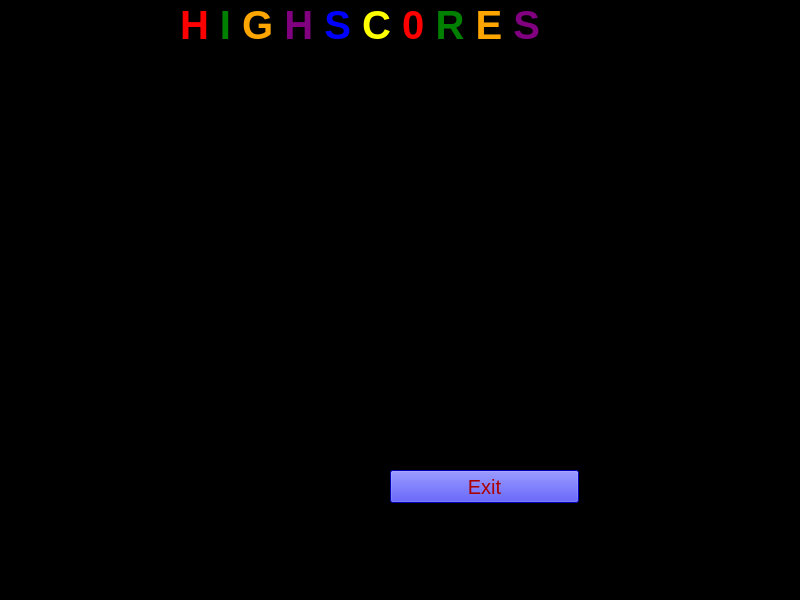
<?xml version="1.0" encoding="UTF-8"?>
<ui version="4.0">
 <class>Highscoreausgabe</class>
 <widget class="QMainWindow" name="Highscoreausgabe">
  <property name="geometry">
   <rect>
    <x>0</x>
    <y>0</y>
    <width>800</width>
    <height>600</height>
   </rect>
  </property>
  <property name="windowTitle">
   <string>MainWindow</string>
  </property>
  <property name="styleSheet">
   <string notr="true">background-color: rgb(0, 0, 0);</string>
  </property>
  <widget class="QWidget" name="centralwidget">
   <widget class="QTableWidget" name="tableWidget">
    <property name="geometry">
     <rect>
      <x>170</x>
      <y>120</y>
      <width>401</width>
      <height>341</height>
     </rect>
    </property>
    <property name="styleSheet">
     <string notr="true">font-color: red;
font-size: 20px;
background-color: rgb(0, 0, 0);
</string>
    </property>
   </widget>
   <widget class="QLabel" name="lbltitle">
    <property name="geometry">
     <rect>
      <x>180</x>
      <y>0</y>
      <width>381</width>
      <height>51</height>
     </rect>
    </property>
    <property name="styleSheet">
     <string notr="true">font-size: 20px;
</string>
    </property>
    <property name="text">
     <string>&lt;h1&gt;&lt;font color = red&gt;H
&lt;font color = green&gt;I
&lt;font color = orange&gt;G
&lt;font color = purple&gt;H
&lt;font color = blue&gt;S
&lt;font color = yellow&gt;C
&lt;font color = red&gt;0
&lt;font color = green&gt;R
&lt;font color = orange&gt;E
&lt;font color = purple&gt;S
&lt;font&gt;&lt;/h1&gt;</string>
    </property>
   </widget>
   <widget class="QPushButton" name="btnexit">
    <property name="geometry">
     <rect>
      <x>390</x>
      <y>470</y>
      <width>189</width>
      <height>33</height>
     </rect>
    </property>
    <property name="styleSheet">
     <string notr="true">color: rgb(170, 0, 0);
background-color: rgb(0, 0, 255);
font-size: 20px;
</string>
    </property>
    <property name="text">
     <string>Exit</string>
    </property>
   </widget>
  </widget>
  <widget class="QMenuBar" name="menubar">
   <property name="geometry">
    <rect>
     <x>0</x>
     <y>0</y>
     <width>800</width>
     <height>21</height>
    </rect>
   </property>
  </widget>
  <widget class="QStatusBar" name="statusbar"/>
 </widget>
 <resources/>
 <connections/>
</ui>
